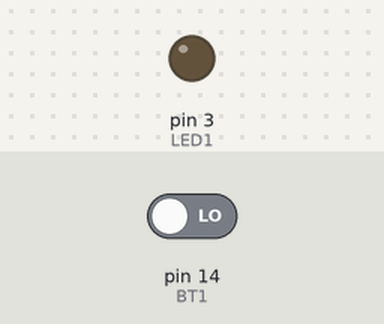
The sketch below on a simulated Arduino Uno, built with avr-gcc and run on an emulated ATmega328P. On the bench: output pins drawn as LEDs (lit = HIGH). The inputs (shaded band) are chosen by the test bench; at power-on: pin 14 (BT1) LOW.

Above: at 1.2 s.
1.3 s: pin 14 (BT1) driven HIGH
At 2.3 s:
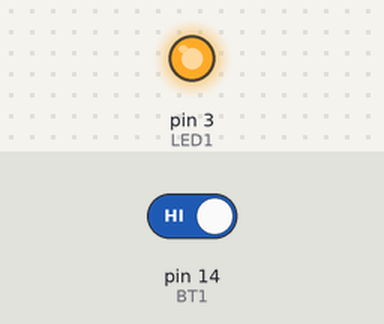
2.8 s: pin 14 (BT1) driven LOW
At 3.5 s:
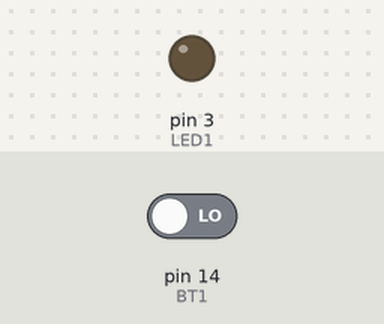
Timing chart, 0 to 5.8 s (numbered marks = the images above; inputs shaded):
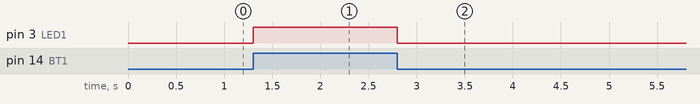

Measured:
- after the input at 1.3 s, pin 3 (LED1): LOW → HIGH at once
- after the input at 2.8 s, pin 3 (LED1): HIGH → LOW at once

The sketch:

BT_LED.ino
```cpp
#define LED1 3
#define LED2 4

#define BT1 14
#define BT2 15

#define MT1_PWM 5
#define MT1_DIR1 7
#define MT1_DIR2 8

#define MT2_PWM 6
#define MT2_DIR1 9
#define MT2_DIR2 10
void setup() {
  // Set LED1 as OUTPUT pin.
  pinMode(LED1, OUTPUT);
  pinMode(BT1, INPUT);
}

void loop() {
  if(digitalRead(BT1) == HIGH)
  {
    digitalWrite(LED1, HIGH);
  }

  else
  {
    digitalWrite(LED1, LOW);
  }
}
```
